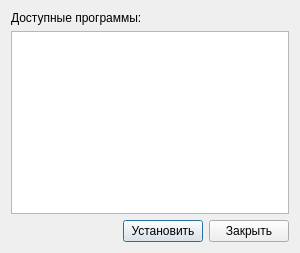
<?xml version="1.0" encoding="UTF-8"?>
<ui version="4.0">
 <class>installDialog</class>
 <widget class="QDialog" name="installDialog">
  <property name="geometry">
   <rect>
    <x>0</x>
    <y>0</y>
    <width>300</width>
    <height>253</height>
   </rect>
  </property>
  <property name="minimumSize">
   <size>
    <width>300</width>
    <height>200</height>
   </size>
  </property>
  <property name="windowTitle">
   <string>Dialog</string>
  </property>
  <layout class="QVBoxLayout" name="verticalLayout_2">
   <item>
    <layout class="QVBoxLayout" name="verticalLayout">
     <item>
      <widget class="QLabel" name="label">
       <property name="text">
        <string>Доступные программы:</string>
       </property>
      </widget>
     </item>
     <item>
      <widget class="QListWidget" name="list"/>
     </item>
    </layout>
   </item>
   <item>
    <layout class="QHBoxLayout" name="horizontalLayout">
     <item>
      <spacer name="horizontalSpacer">
       <property name="orientation">
        <enum>Qt::Horizontal</enum>
       </property>
       <property name="sizeHint" stdset="0">
        <size>
         <width>40</width>
         <height>20</height>
        </size>
       </property>
      </spacer>
     </item>
     <item>
      <widget class="QPushButton" name="btn_install">
       <property name="text">
        <string>Установить</string>
       </property>
       <property name="icon">
        <iconset resource="../netemul.qrc">
         <normaloff>:/im/images/ok.png</normaloff>:/im/images/ok.png</iconset>
       </property>
      </widget>
     </item>
     <item>
      <widget class="QPushButton" name="btn_close">
       <property name="text">
        <string>Закрыть</string>
       </property>
       <property name="icon">
        <iconset resource="../netemul.qrc">
         <normaloff>:/im/images/minus2.png</normaloff>:/im/images/minus2.png</iconset>
       </property>
      </widget>
     </item>
    </layout>
   </item>
  </layout>
 </widget>
 <resources>
  <include location="../netemul.qrc"/>
 </resources>
 <connections>
  <connection>
   <sender>btn_close</sender>
   <signal>clicked()</signal>
   <receiver>installDialog</receiver>
   <slot>reject()</slot>
   <hints>
    <hint type="sourcelabel">
     <x>215</x>
     <y>236</y>
    </hint>
    <hint type="destinationlabel">
     <x>9</x>
     <y>223</y>
    </hint>
   </hints>
  </connection>
  <connection>
   <sender>btn_install</sender>
   <signal>clicked()</signal>
   <receiver>installDialog</receiver>
   <slot>install()</slot>
   <hints>
    <hint type="sourcelabel">
     <x>98</x>
     <y>233</y>
    </hint>
    <hint type="destinationlabel">
     <x>31</x>
     <y>227</y>
    </hint>
   </hints>
  </connection>
 </connections>
 <slots>
  <slot>install()</slot>
 </slots>
</ui>
